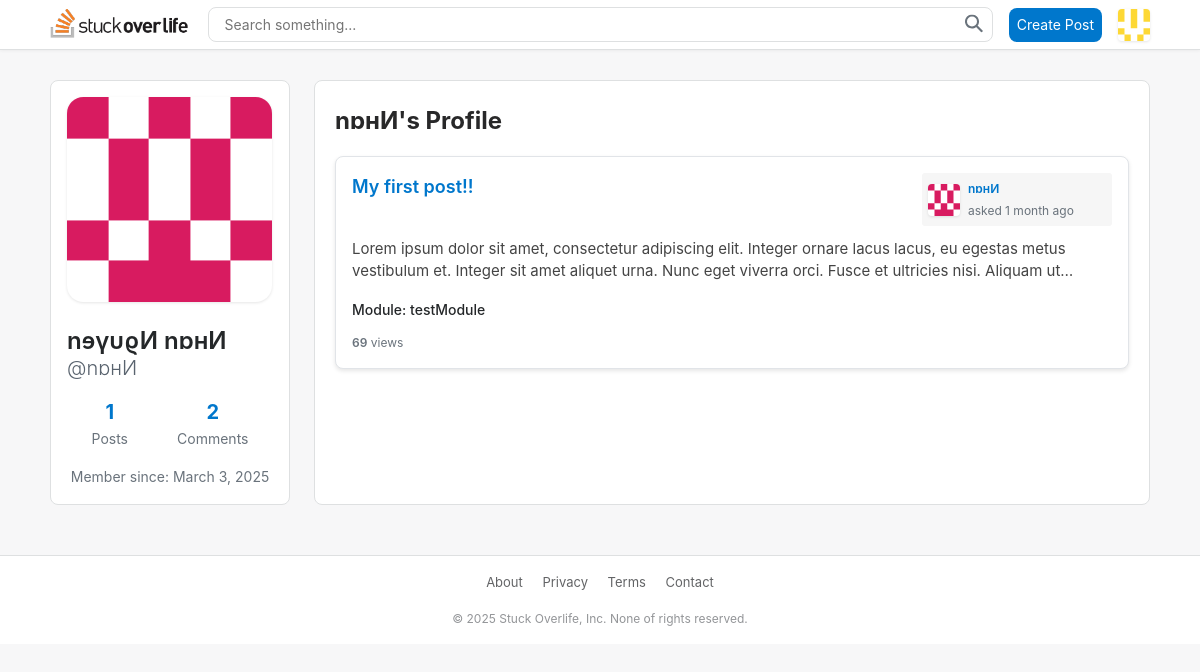
Page /models/profile.php?user_id=2 (signed in) on the committed database.
### tables this page shows
CREATE TABLE `user` (
  `UserID` int(11) NOT NULL,
  `username` varchar(255) NOT NULL,
  `firstname` varchar(100) NOT NULL,
  `lastname` varchar(100) NOT NULL,
  `password` varchar(255) NOT NULL DEFAULT '',
  `avatar` varchar(100) DEFAULT NULL,
  `dob` date DEFAULT NULL,
  `bio` text DEFAULT NULL,
  `status` enum('Active','Blocked','Banned','Archived','Unknown') NOT NULL DEFAULT 'Active',
  `role` enum('user','admin') NOT NULL DEFAULT 'user',
  `createdAt` datetime NOT NULL DEFAULT current_timestamp()
);

CREATE TABLE `posts` (
  `PostID` int(11) NOT NULL,
  `title` varchar(255) NOT NULL,
  `content` text NOT NULL,
  `ModuleID` int(11) NOT NULL,
  `UserID` int(11) NOT NULL,
  `createdAt` datetime NOT NULL DEFAULT current_timestamp(),
  `updatedAt` datetime NOT NULL DEFAULT current_timestamp() ON UPDATE current_timestamp(),
  `AssetID` int(11) DEFAULT NULL,
  `viewCount` int(11) DEFAULT 0
);

CREATE TABLE `modules` (
  `ModuleID` int(11) NOT NULL,
  `moduleName` varchar(255) NOT NULL,
  `description` varchar(255) NOT NULL
);

### includes/functions.php (called while the page is built, shortened)
<?php
    function query($pdo, $sql, $parameters = []) {
        $query = $pdo->prepare($sql);
        $query->execute($parameters);
        return $query;
    }
    function timeAgo($datetime, $full = false) {
        static $now = null;
        try {
            if ($now === null) {
                $now = new DateTime();
            }
            $then = new DateTime($datetime);
            $diff = (array) $now->diff($then);
            $diff['w'] = floor($diff['d'] / 7);
            $diff['d'] -= $diff['w'] * 7;
            $string = array(
                'y' => 'year',
                'm' => 'month',
                'w' => 'week',
                'd' => 'day',
                'h' => 'hour',
                'i' => 'minute',
                's' => 'second',
            );
            foreach($string as $k => &$v) {
                if ($diff[$k]) {
                    $v = $diff[$k] . ' ' . $v . ($diff[$k] > 1 ? 's' : '');
                } else {
                    unset($string[$k]);
                }
            }
            if (!$full) $string = array_slice($string, 0, 1);
            return $string ? implode(', ', $string) . ' ago' : 'just now';
        } catch (Exception $e) {
            error_log('Error in timeAgo function: ' . $e->getMessage());
            return 'unknown time';
        }
    }
    function trimLine($content){
        $contents = strip_tags($content);
        $lines = explode("\n", $contents);
        $preview = array_slice($lines, 0, 2);
        $preview = implode("\n", $preview);
        return $preview;
    }
    function getUserByPost($pdo, $id) {
        $parameters = [':id' => $id];
        $query = query($pdo, 'SELECT u.* FROM user u
                              INNER JOIN posts p ON u.UserID = p.UserID
                              WHERE p.PostID = :id', $parameters);
        return $query->fetch();
    }
    function getPostByUser($pdo, $id) {
        $parameters = [':id' => $id];
        $query = query($pdo, 'SELECT p.*, u.username, m.moduleName FROM posts p
                              INNER JOIN user u ON p.UserID = u.UserID
                              INNER JOIN modules m ON p.ModuleID = m.ModuleID
                              WHERE u.UserID = :id
                              ORDER BY p.createdAt DESC', $parameters);
        return $query->fetchAll();
    }
    function getUserPostCount($pdo, $userId) {
        $parameters = [':userId' => $userId];
        $result = query($pdo, 'SELECT COUNT(*) as count FROM posts WHERE UserID = :userId', $parameters);
        return $result->fetch()['count'];
    }
    function getUserCommentCount($pdo, $userId) {
        $parameters = [':userId' => $userId];
        $result = query($pdo, 'SELECT COUNT(*) as count FROM comment WHERE UserID = :userId', $parameters);
        return $result->fetch()['count'];
    }
    function getUserById($pdo, $id) {
        $parameters = [':id' => $id];
        $query = query($pdo, 'SELECT * FROM user WHERE UserID = :id', $parameters);
        return $query->fetch();
    }
    function formatDate($dateString) {
        $date = new DateTime($dateString);
        return $date->format('F j, Y');
    }
    function isLoggedIn() {
        return isset($_SESSION['user_id']);
    }
    function getCurrentUser($pdo) {
        if (isLoggedIn()) {
            $params = [':id' => $_SESSION['user_id']];
            $query = query($pdo, 'SELECT * FROM user WHERE userid = :id', $params);
            return $query->fetch();
        }
        return false;
    }
?>

### views/layout.html.php (the view, shortened to what this page needs)
<!DOCTYPE html>
<html lang="en">
<head>
    <link rel="stylesheet" href="/coursework/style.css">
</head>
<body class="<?= $pageType ?? '' ?>">
    <header>
        <div class="header-container">
            <a href="/coursework/index.php" class="header-logo">
                <img src="/coursework/assets/images/logo.svg" alt="Logo" title="Home">
            </a>
            <div class="header-search">
                <form action="/coursework/index.php" method="get" class="header-search-form">
                    <input type="text" name="search" placeholder="Search something..."
                        value="<?= isset($_GET['search']) ? htmlspecialchars($_GET['search'], ENT_QUOTES, 'UTF-8') : '' ?>">
                    <button type="submit" class="search-icon">
                        <svg aria-hidden="true" width="18" height="18" viewBox="0 0 18 18">
                            <path d="M18 16.5l-5.14-5.18h-.35a7 7 0 1 0-1.19 1.19v.35L16.5 18l1.5-1.5zM12 7A5 5 0 1 1 2 7a5 5 0 0 1 10 0z" fill="currentColor"></path>
                        </svg>
                    </button>
                </form>
            </div>
            <nav class="header-nav">
                <a href="/coursework/models/createPost.php" class="create-post-button">
                    Create Post
                </a>
                <?php if(isLoggedIn()):?>
                        <?php
                        $currentUser = getCurrentUser($pdo);
                        $avatar = isset($currentUser['avatar']) ? htmlspecialchars($currentUser['avatar'], ENT_QUOTES, 'UTF-8') : "random_pfp";
                        ?>
                        <img class="user-avatar avatar-button" height="32px" src="/coursework/assets/images/random_pfp/<?= $avatar ?>" alt="User avatar" onclick="toggleSubMenu()">
                <?php else:?>
                    <a href="/coursework/models/login.php" class="login-button">Log in</a>
                    <a href="/coursework/models/register.php" class="signup-button">Sign up</a>
                <?php endif; ?>
            </nav>
        </div>
    </header>
    <div class="main-container">
        <main class="main-content">
            <?= $output ?>
        </main>
<aside class="sidebar">
    <div class="sidebar-widget">
        <?php if(isset($pageType) && $pageType === 'profile-page'): ?>
            <div class="profile-card">
                <div class="profile-header">
                    <img class="profile-avatar" src="/coursework/assets/images/random_pfp/<?= htmlspecialchars($profileUser['avatar'], ENT_QUOTES, 'UTF-8') ?>" alt="User avatar">
                    <div class="profile-names">
                        <h3 class="profile-fullname">
                            <?= htmlspecialchars($profileUser['firstname'] ?? '', ENT_QUOTES, 'UTF-8') ?>
                            <?= htmlspecialchars($profileUser['lastname'] ?? '', ENT_QUOTES, 'UTF-8') ?>
                        </h3>
                        <p class="profile-username">@<?= htmlspecialchars($profileUser['username'] ?? 'anonymous', ENT_QUOTES, 'UTF-8') ?></p>
                    </div>
                </div>
                <div class="profile-stats">
                    <div class="stat-item">
                        <span class="stat-value"><?= getUserPostCount($pdo, $profileUserId) ?? 0 ?></span>
                        <span class="stat-label">Posts</span>
                    </div>
                    <div class="stat-item">
                        <span class="stat-value"><?= getUserCommentCount($pdo, $profileUserId) ?? 0 ?></span>
                        <span class="stat-label">Comments</span>
                    </div>
                </div>
                <div class="profile-details">
                    <div class="member-since">
                        <span>Member since: <?= formatDate($currentUser['createdAt'] ?? '') ?></span>
                    </div>
                </div>
            </div>
        <?php elseif(isLoggedIn()): ?>
            <h3>Quote of the day</h3>
            <p>"The only way to do great work is to love what you do." </br>- Steve Jobs</p>
        <?php else: ?>
            <p>Welcome to Stuck Overlife!</p>
            <p>Please <a href="/coursework/models/login.php">log in</a> or <a href="/coursework/models/register.php">sign up</a> to post questions and answers.</p>
        <?php endif; ?>
    </div>
</aside>
    </div>
    <footer>
        <div class="footer-links">
            <a href="#" class="footer-link">About</a>
            <a href="#" class="footer-link">Privacy</a>
            <a href="#" class="footer-link">Terms</a>
            <a href="#" class="footer-link">Contact</a>
        </div>
        <div class="footer-copyright">
            © 2025 Stuck Overlife, Inc. None of rights reserved.
        </div>
    </footer>
</body>
</html>

### views/profile.html.php (shortened to what this page needs)
<?php
$posts = isset($userPosts) ? $userPosts : [];
?>
<div class="profile-header-container">
    <?php if(isset($isOwnProfile) && $isOwnProfile): ?>
        <p>My Profile</p>
    <?php else: ?>
        <p><?= htmlspecialchars($profileUser['username'], ENT_QUOTES, 'UTF-8') ?>'s Profile</p>
    <?php endif; ?>
</div>
<?php if (empty($posts)): ?>
    <div style="text-align: center;">
        <?php if(isset($isOwnProfile) && $isOwnProfile): ?>
            <p>You haven't created any posts yet.</p>
        <?php else: ?>
            <p>This user hasn't created any posts yet.</p>
        <?php endif; ?>
    </div>
<?php else: ?>
    <?php foreach($posts as $post): ?>
        <div class="post">
            <div class="post-with-votes">
                <div class="post-main">
                    <div class="post-header">
                        <a class="post-title" href="/coursework/models/posts.php?id=<?= $post['PostID'] ?>"><?= htmlspecialchars($post['title'], ENT_QUOTES, 'UTF-8') ?></a>
                        <div class="user-info">
                            <div class="user-avatar">
                                <?php
                                    $author = getUserByPost($pdo, $post['PostID']);
                                    $postAvatar = htmlspecialchars($author['avatar'], ENT_QUOTES, 'UTF-8');
                                ?>
                                <img height="32px" src="/coursework/assets/images/random_pfp/<?= $postAvatar ?>" alt="User avatar">
                            </div>
                            <div class="user-info-details">
                                <a href="/coursework/models/profile.php?user_id=<?= htmlspecialchars($post['UserID'], ENT_QUOTES, 'UTF-8') ?>" class="user-name"><?= htmlspecialchars($post['username'], ENT_QUOTES, 'UTF-8') ?></a>
                                <span class="user-reputation">asked <?= timeAgo($post['createdAt']) ?></span>
                            </div>
                        </div>
                    </div>
                    <div class="post-content post-preview">
                        <?php
                        echo trimLine(htmlspecialchars($post['content'], ENT_QUOTES, 'UTF-8'))
                        ?>
                    </div>
                    <div class="post-module">
                        Module: <?= htmlspecialchars($post['moduleName'], ENT_QUOTES, 'UTF-8') ?>
                    </div>
                    <div class="post-stats">
                        <div class="post-stat">
                            <span class="post-stat-value"><?= htmlspecialchars($post['viewCount'], ENT_QUOTES, 'UTF-8') ?></span> views
                        </div>
                    </div>
                </div>
            </div>
        </div>
    <?php endforeach; ?>
<?php endif; ?>

### rows in the picture
user: avatar (picture), createdAt "March 3, 2025"
user: username "nɒʜИ", avatar (picture), firstname "nɘγυϱИ", lastname "nɒʜИ"
posts: title "My first post!!", UserID.avatar (picture), UserID.username "nɒʜИ", createdAt "1 month ago", content "Lorem ipsum dolor sit amet, consectetur adipiscing elit. Integer ornare lacus lacus, eu egestas metus vestibulum et. Integer sit amet aliquet urna. Nunc eget viverra orci. Fusce et ultricies nisi. Aliquam…", ModuleID.moduleName "testModule", viewCount "69"

### other values in the picture
getUserPostCount($pdo, $profileUserId) "1"
getUserCommentCount($pdo, $profileUserId) "2"
